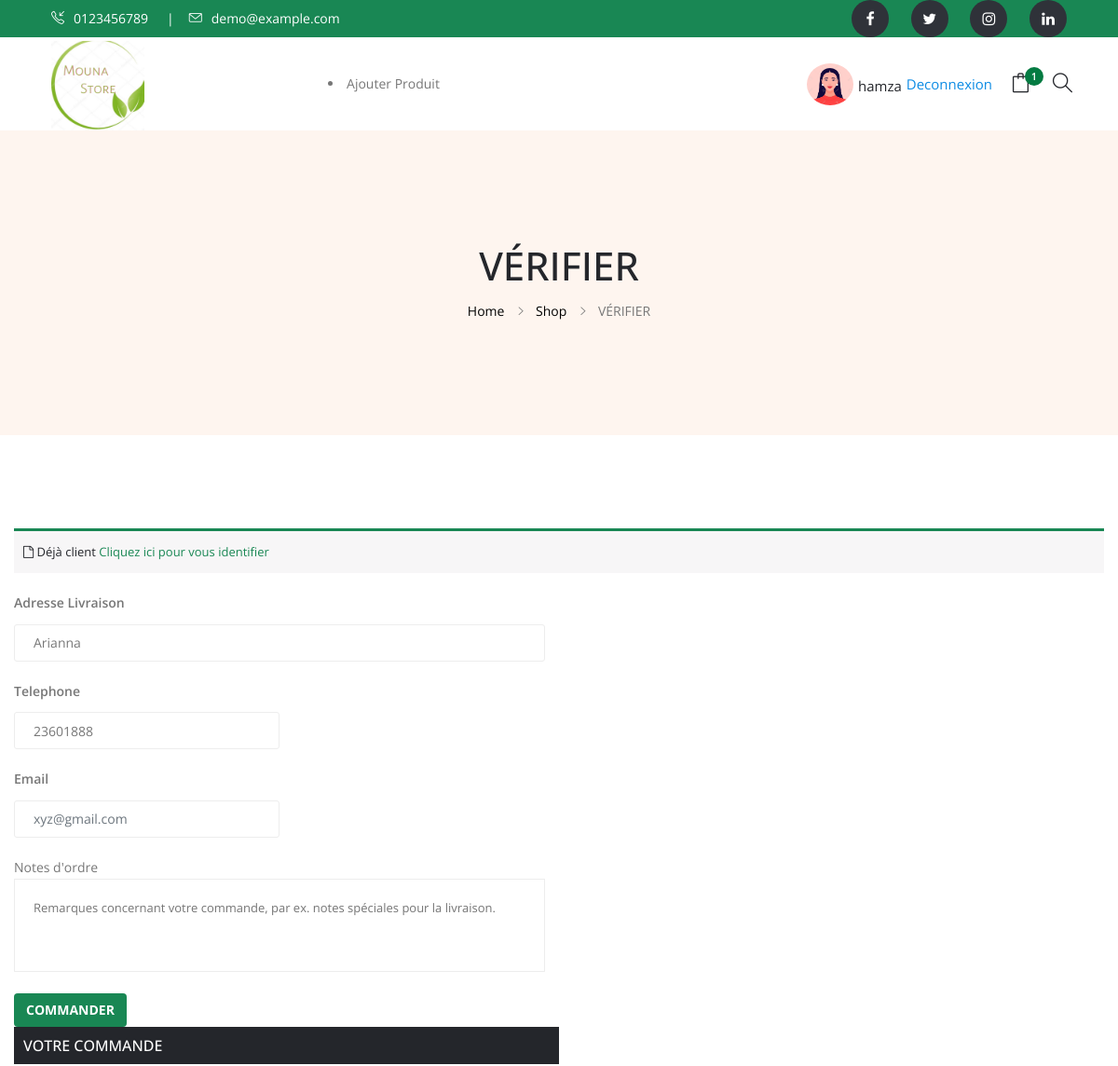
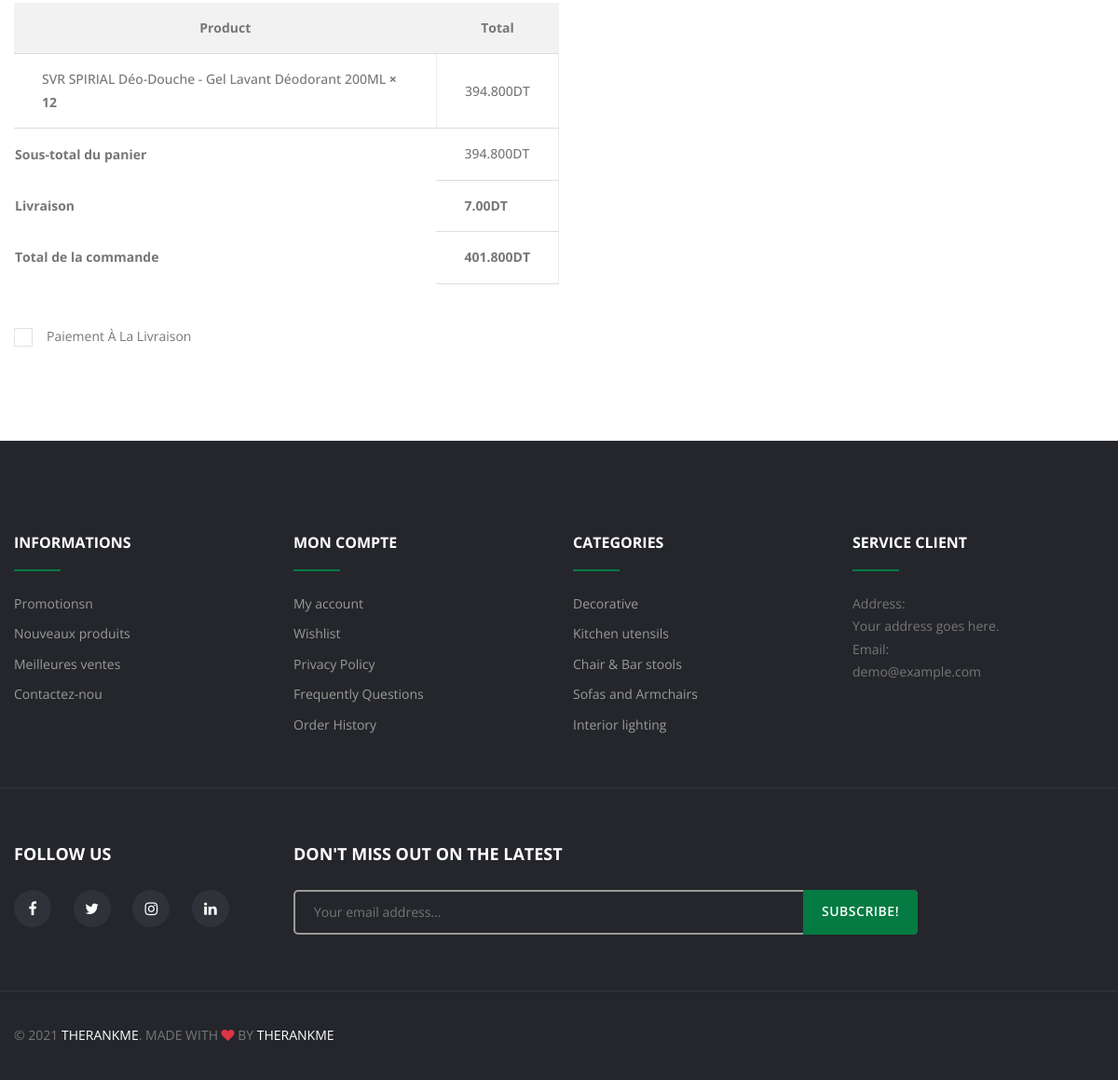
Screenshot of /checkout/ (signed in) with the database file from the repository (2 pictures, top to bottom).
### store/models.py (models this page shows, shortened)
class CommandeItem(models.Model):
    product = models.OneToOneField(Medicament, on_delete=models.CASCADE)
    quantite = models.PositiveIntegerField(null=True,blank=True,default=0)
    date = models.DateTimeField(auto_now_add=True,null=True,blank=True)
    favorable_by = models.PositiveIntegerField(null=True,blank=True,default=0)
    def get_items_price(self):
        return self.product.prix * self.quantite

class Medicament(models.Model):
    name = models.CharField(max_length=200)
    quantite = models.IntegerField(default=100)
    subcategorye = models.ForeignKey(Subcategorye, on_delete=models.CASCADE,null=True,blank=True)
    description = models.TextField(blank=True,null=True)
    prix = models.DecimalField(max_digits=8,decimal_places=3)
    solde = models.DecimalField(max_digits=4,decimal_places=2,null=True,blank=True)
    image = models.ImageField(upload_to="medicament-images/%y/%m",null=True,blank=True)
    date = models.DateTimeField(auto_now_add=True)
    slug = models.SlugField(null=True,blank=True)
    def solding(self):
        prix1=0
        if self.solde:
            prix1 = (self.prix * (1 - (self.solde/100) ))
        return prix1

### store/views.py (the view, shortened to what this page needs)
# urls.py: path('checkout/',views.ClientCreateView,name="checkout"),
def ClientCreateView(request):
    instance = ClientForm()
    form = ClientForm()
    context = {}
    cart={}
    if request.user.is_authenticated:
        try:
            context["objects"] = Commande.objects.get(client=request.user.client).items.all()
            nb_items = Commande.objects.get(client=request.user.client).items.all().count()
            context["nb_items"] = nb_items
            context["totale"] = Commande.objects.get(client=request.user.client).totale()
            context["totales"] = float(context["totale"]) + 7
        except:
                context["objects"] = Commande.objects.none()
                context["nb_items"] = 0
    context["form"] = instance
    return render(request, "store/checkout.html",context)

### store/forms.py
class ClientForm(forms.ModelForm):
    class Meta:
        model = Client
        fields = ("username","lastname","adresse","phone","email")
        widgets={
                   "username":forms.TextInput(attrs={'placeholder':'Prenom','name':'username','class':'form-control'}),
                   "adresse":forms.TextInput(attrs={'placeholder':'Rue xxx 8x0x...','name':'addresse','class':'form-control'}),
                   "email":forms.TextInput(attrs={'placeholder':'xyz@gmail.com','email':'email','class':'form-control'}),
                   "phone":forms.TextInput(attrs={'placeholder':'8 chiffres','phone':'phone','class':'form-control'}),
                   "lastname":forms.TextInput(attrs={'placeholder':'Nom','lastname':'lastname','class':'form-control'}),
                   "gender":forms.Select(attrs={"name": "Gender","class": "form-select"})
                }

### store/models.py (called while the page is built)
    def totale(self):
        s = 0
        for item in self.items.all():
            s = s + float(item.get_items_price())
        return s

### templates/store/checkout.html (shortened to what this page needs)
{% extends "main.html" %}
{% load static %}
{% block content %}
{% load crispy_forms_tags %}
    <div class="breadcrumb-section breadcrumb-bg-color--golden">
        <div class="breadcrumb-wrapper">
            <div class="container">
                <div class="row">
                    <div class="col-12">
                        <h3 class="breadcrumb-title">VÉRIFIER</h3>
                        <div class="breadcrumb-nav breadcrumb-nav-color--black breadcrumb-nav-hover-color--golden">
                            <nav aria-label="breadcrumb">
                                <ul>
                                    <li><a href="{% url 'index' %}">Home</a></li>
                                    <li><a href="{% url 'store' %}">Shop</a></li>
                                    <li class="active" aria-current="page">VÉRIFIER</li>
                                </ul>
                            </nav>
                        </div>
                    </div>
                </div>
            </div>
        </div>
    </div>
    <div class="checkout-section">
        <div class="container">
            <div class="row">
                <div class="col-12">
                    <div class="user-actions accordion" data-aos="fade-up" data-aos-delay="0">
                        <h3>
                            <i class="fa fa-file-o" aria-hidden="true"></i>
                            Déjà client
                            <a class="Returning" href="{% url 'login' %}" data-bs-toggle="collapse" data-bs-target="#checkout_login"
                                aria-expanded="true">Cliquez ici pour vous identifier</a>
                        </h3>
                    </div>
                </div>
            </div>
            <div class="checkout_form" data-aos="fade-up" data-aos-delay="400">
                <div class="row">
                    <div class="col-lg-6 col-md-6">
                        <form action="#" method="post">
                                <div class="col-12">
                                    <div class="default-form-box">
                                        <label for="{{ form.adresse.id_for_label }}">Adresse Livraison</label>
                                         {{form.adresse}}
                                    </div>
                                </div>
                                <div class="col-lg-6">
                                    <div class="default-form-box">
                                        <label for="{{ form.phone.id_for_label }}">Telephone</label>
                                        {{form.phone}}
                                    </div>
                                </div>
                                <div class="col-lg-6">
                                    <div class="default-form-box">
                                        <label for="{{ form.email.id_for_label }}">Email</label>
                                        {{form.email}}
                                    </div>
                                </div>
                                <div class="col-12 mt-3">
                                    <div class="order-notes">
                                        <label for="order_note">Notes d'ordre</label>
                                        <textarea id="order_note"
                                            placeholder="Remarques concernant votre commande, par ex. notes spéciales pour la livraison."></textarea>
                                    </div>
                                </div>
                            </div>
                            <div class="order_button pt-3">
                                <button class="btn btn-md btn-black-default-hover" type="submit">Commander</button>
                            </div>
                    </div>
                    <div class="col-lg-6 col-md-6">
                        {% if objects %}
                            <h3>VOTRE COMMANDE</h3>
                            <div class="order_table table-responsive">
                                <table>
                                    <thead>
                                        <tr>
                                            <th>Product</th>
                                            <th>Total</th>
                                        </tr>
                                    </thead>
                                    {% for obj in objects %}
                                    <tbody>
                                        <tr>
                                            <td> {{obj.product.name}} <strong> × {{obj.quantite}}</strong></td>
                                            <td>{{obj.get_items_price|floatformat:3}}DT</td>
                                        </tr>
                                        {% endfor %}
                                        <tr>
                                            <th>Sous-total du panier</th>
                                            <td>{{totale |floatformat:3}}DT</td>
                                        </tr>
                                        <tr>
                                            <th>Livraison</th>
                                            <td><strong>7.00DT</strong></td>
                                        </tr>
                                        <tr class="order_total">
                                            <th>Total de la commande</th>
                                            <td><strong>{{totales|floatformat:3}}DT</strong></td>
                                        </tr>
                                </table>
                            </div>
                            <div class="payment_method">
                                <div class="panel-default">
                                    <label class="checkbox-default" for="currencyCod" data-bs-toggle="collapse"
                                    data-bs-target="#methodCod">
                                    <span>Paiement à la livraison</span>
                                </label>
                                </div>
                            </div>
                        {% endif %}
                    </div>
                </div>
            </div>
        </div>
{% endblock content %}

### templates/snippets/header.html (shortened to what this page needs)
{% load static %}
<header class="header-section d-none d-xl-block">
    <div class="header-wrapper">
        <div class="header-top header-top-bg--black section-fluid">
            <div class="container">
                <div class="col-12 d-flex align-items-center justify-content-between">
                    <div class="header-top-left">
                        <div
                            class="header-top-contact header-top-contact-color--white header-top-contact-hover-color--green">
                            <a href="tel:0123456789" class="icon-space-right"><i
                                    class="icon-call-in"></i>0123456789</a>
                            <a href="mailto:demo@example.com" class="icon-space-right"><i
                                    class="icon-envelope"></i>demo@example.com</a>
                        </div>
                    </div>
                    <div class="header-top-right">
                        <div
                            class="header-top-user-link header-top-user-link-color--white header-top-user-link-hover-color--green">
                            <ul class="footer-social-link">
                                <li><a href="#"><i class="fa fa-facebook"></i></a></li>
                                <li><a href="#"><i class="fa fa-twitter"></i></a></li>
                                <li><a href="#"><i class="fa fa-instagram"></i></a></li>
                                <li><a href="#"><i class="fa fa-linkedin"></i></a></li>
                            </ul>
                        </div>
                    </div>
                </div>
            </div>
        </div>
        <div style="z-index:999999" class="header-bottom header-bottom-color--green section-fluid sticky-header sticky-color--white">
            <div class="container">
                <div class="row">
                    <div class="col-12 d-flex align-items-center justify-content-between">
                        <div class="header-logo">
                            <div class="logo">
                                <a href="{% url 'index' %}"><img src="{% static 'images/logo/4.png'%}" alt=""></a>
                            </div>
                        </div>
                        <div class="main-menu menu-color--black menu-hover-color--green">
                            <nav style="z-index:99999999999">
                                {% if user.is_staff %}
                <li><a href="{% url 'create' %}">Ajouter Produit</li>
                    {% endif %}
                            </nav>
                        </div>
                        <ul class="header-action-link action-color--black action-hover-color--green">
                            <li style="margin-right: 20px;display: flex;align-items: center;">
                                {% if user.is_authenticated %}
                                <img src="{% static 'images/women-avatar.webp' %}" alt="{{user.username}}" style="margin-right:5px;height: 45px;border-radius: 50%;width: 50px;">
                                <div><a href="#" style="font-size: 15px;letter-spacing: 0px;margin-right:5px">{{user.username}}</a></div>
                                <div><a href="{% url 'logout' %}" style="color:#0e8ce4;color: #0e8ce4;letter-spacing: 0;font-size: 15px;">Deconnexion</a></div>
                                {% endif %}
                            </li>
                            <li style="margin-right:30px">
                                <a href="#offcanvas-add-cart" class="offcanvas-toggle">
                                    <i class="icon-bag"></i>
                                    <span class="item-count" id="item-count" style="position:absolute;">{{nb_items}}</span>
                                </a>
                            </li>
                            <li>
                                <a href="#search">
                                    <i class="icon-magnifier"></i>
                                </a>
                            </li>
                        </ul>
                    </div>
                </div>
            </div>
        </div>
    </div>
</header>

### rows the page displays
CommandeItem: product.name "SVR SPIRIAL Déo-Douche - Gel Lavant Déodorant 200ML", quantite "12", get_items_price "394.800"

### other values shown
{{ user.username }} "hamza"
{{ nb_items }} "1"
{{ totale |floatformat:3 }} "394.800"
{{ totales|floatformat:3 }} "401.800"
